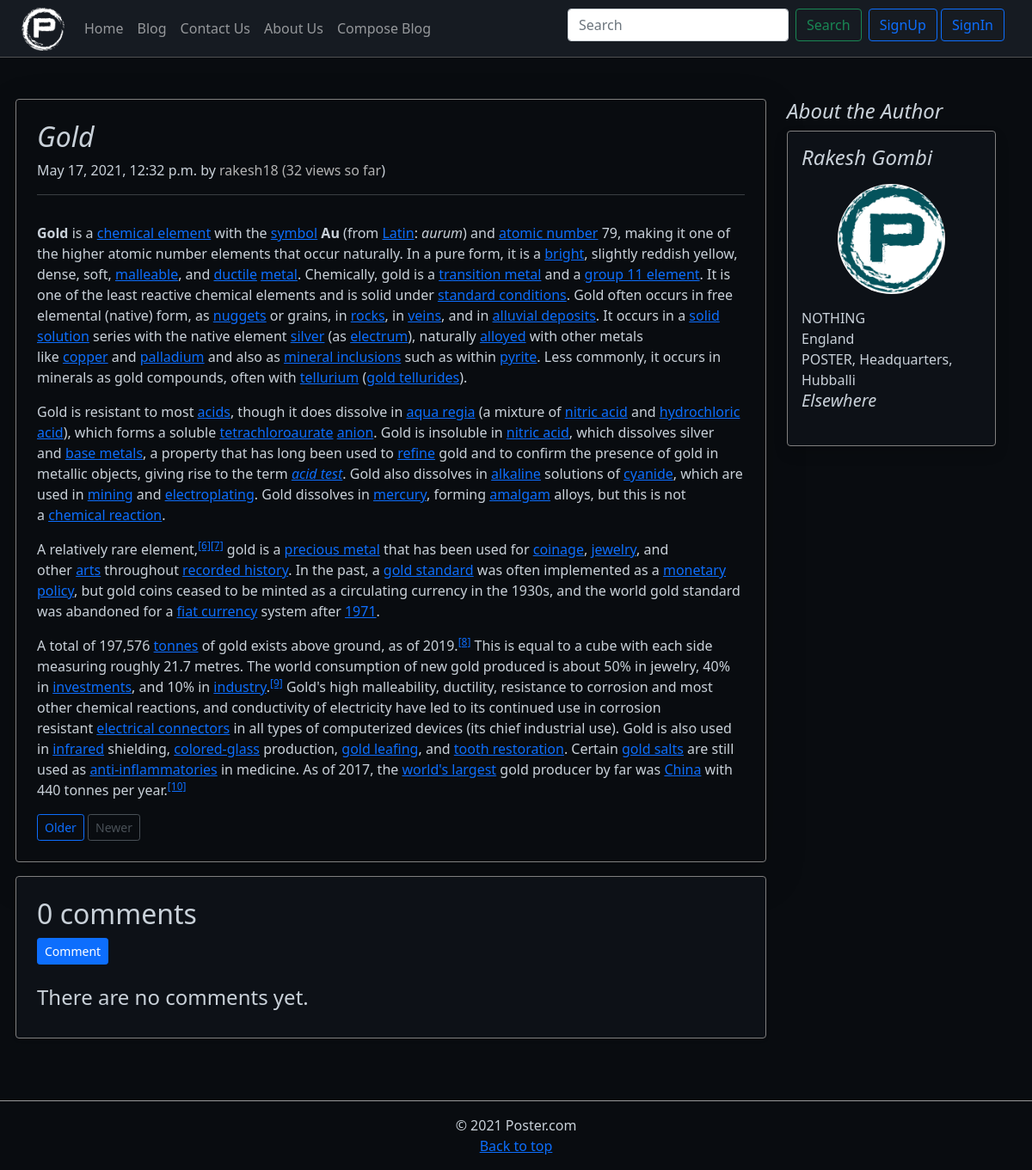
/blog/62-Gold/, run on the app's committed database.
### Blog/models.py (models this page shows, shortened)
class Post(models.Model):
    sno = models.AutoField(primary_key=True)
    category = models.CharField(max_length=50, default="")
    title = models.CharField(max_length=300, default="")
    author = models.CharField(max_length=255, default="")
    content = RichTextField(blank=True, null=True)
    slug = models.CharField(max_length=350)
    views = models.IntegerField(default=0)
    timestamp = models.DateTimeField(auto_now_add=True)

### Home/models.py (models this page shows, shortened)
class Profile(models.Model):
  user = models.OneToOneField(User, null=True, on_delete=models.CASCADE)
  bio = models.TextField()
  organisation = models.CharField(max_length=300, default="")
  country = models.CharField(max_length=50, default="")
  display_pic = models.FileField(upload_to="pic_folder")
  website = models.CharField(max_length=255, null=True, blank=True, default="")
  facebook = models.CharField(max_length=255, null=True, blank=True, default="")
  instagram = models.CharField(max_length=255, null=True, blank=True, default="")
  twitter = models.CharField(max_length=255, null=True, blank=True, default="")
  github = models.CharField(max_length=255, null=True, blank=True, default="")

### Blog/views.py (the view)
# urls.py: path('<str:slug>/', views.blogPost, name="BlogPost"),
def blogPost(request, slug):
    post = get_object_or_404(Post, slug=slug)
    post.views += 1
    post.save()
    author = User.objects.filter(username=post.author).first()
    print(author.email)
    comments = post.comments.filter(active=True, parent__isnull=True)
    if request.method == 'POST':
        comment_form = CommentForm(data=request.POST)
        if comment_form.is_valid():
            parent_obj = None
            try:
                parent_id = int(request.POST.get('parent_id'))
            except:
                parent_id = None
            if parent_id:
                parent_obj = Comment.objects.get(id=parent_id)
                reply = post.comments.filter(
                    id=parent_id, active=True, parent__isnull=False)
                print(reply)
                if parent_obj:
                    replay_comment = comment_form.save(commit=False)
                    replay_comment.parent = parent_obj
            new_comment = comment_form.save(commit=False)
            new_comment.post = post
            subject, from_email, to = f"New comment on your post {post.title}", 'rakeshgombi18@gmail.com', f'{author.email}'
            text_content = 'This is an important message.'
            html_content = f'''
             <div style="background: #eee; padding: 15px; margin: 0; display: inline-block; border-radius:10px ">
              <div class="container"
                style="padding: 10px; border-radius: 10px; background-color: rgb(255, 255, 255); display: inline-block; margin:0 auto">
                <h4>Hi {author.first_name} {author.last_name},</h4>
                <p><strong>{request.POST['name']}</strong> has just now commeted as <b>{request.POST['body']} </b> On your post
                  <strong>{post.title}</strong>
                </p>
                <p style="text-align: center;"><a href="http://127.0.0.1:8000/blog/61-Blog-Home/"
                    style="padding: 5px 10px; background: #ff7300; color: white; text-decoration: none; border-radius: 15px; display: inline-block; margin: 0 auto; text-align: center; font-size: large;"
                    target="_blank">Click to view</a></p>
                <p>Good luck! Have a nice day😊</p>
              </div>
              <p style="text-align: center; color: rgb(93, 93, 93);">Thank you for blogging with poster</p>
            </div>
            '''
            msg = EmailMultiAlternatives(
                subject, text_content, from_email, [to])
            msg.attach_alternative(html_content, "text/html")
            msg.send()
            new_comment.save()
            return redirect(request.META.get('HTTP_REFERER', 'redirect_if_referer_not_found'))
    else:
        comment_form = CommentForm()
    return render(request,
                  'blog/blogPost.html',
                  {'post': post,
                   'comments': comments,
                   'comment_form': comment_form,
                   'author': author
                   })

### Blog/forms.py
class CommentForm(forms.ModelForm):
    class Meta:
        model = Comment
        fields = ('name', 'email', 'body')

### templates/blog/blogPost.html (shortened to what this page needs)
{% extends 'base.html' %}
{% load crispy_forms_tags %}
{% load static %}
{% load humanize %}
{% block css %}
<link rel="stylesheet" href="{% static 'style/blogPost.css'%}">
<link rel="stylesheet" href="{% static 'prism/prism.css'%}">
{% endblock css %}
{% block body %}
<main class="bg-black0 text-light">
  <div class="container py-5 mx-auto">
    <div class="row g-5">
      <div class="col-md-9  border shadow-lg rounded py-4">
        <article class="blog-post control-img">
          <h2 class="fst-italic ">{{post.title}}</h2>
          <p class=" blog-post-meta">{{post.timestamp}} by <span class="text-muted">{{ post.author }} ({{post.views}}
              views so far</span>)</p>
          <hr class="m-0 p-0">
          <p class="pt-3 control-img text-sm-left text-light " style="max-width: 100%;">
            {{ post.content|safe }}
          </p>
        </article>
        <nav class="blog-pagination" aria-label="Pagination">
          <a class="btn btn-outline-primary btn-sm" href="#">Older</a>
          <a class="btn btn-outline-secondary disabled btn-sm" href="#" tabindex="-1" aria-disabled="true">Newer</a>
        </nav>
      </div>
      <div class="col-md-3">
        <div class="position-sticky" style="top: 2rem;">
          <h4 class="fst-italic">About the Author</h4>
          <div class="p-3 bg-black1 border rounded shadow popup">
            <h4 class="fst-italic mb-3">{{author.first_name}} {{author.last_name}}</h4>
            {% if author.profile.display_pic %}
            <img src="{{ author.profile.display_pic.url}}" width="400" height="400">
            {% else %}
            <img src="{% static 'logo/favicon.png' %}" class="" alt="...">
            {% endif %}
            <p class="mb-0 mt-3">{{author.profile.bio}}</p>
            <p class="mb-0">{{author.profile.country}}</p>
            <p class="mb-0">{{author.profile.organisation}}</p>
            <div class="">
              <h5 class="fst-italic">Elsewhere</h5>
              <p class="text-justify text-center m-0 p-0 py-2">
              </p>
            </div>
          </div>
        </div>
      </div>
      <div class="sol-lg-9 col-md-9 sol-sm-11 card mb-4 bg-black1 text-light border shadow-sm mt-3 ">
        <div class="col py-4">
          <h2>{{ comments.count }} comments</h2>
          <button type="button" class="btn btn-primary btn-sm" id="comment">Comment</button>
          {% for comment in comments %}
          <div class="comments border mt-2 rounded bg-black2 text-light" style="padding: 10px;">
            <p class="font-weight-bold">
              {{ comment.name }}
              <span class=" text-muted font-weight-normal">
                {{ comment.created_on |naturaltime }}
              </span>
            </p>
            <p class="font-weight-bold">
              {{ comment.body | linebreaks }}
            </p>
            <button type="button" class="btn btn-link text-light btn-sm" id="make-reply{{ comment.id }}">Reply</button>
            {% if comment.replies.count > 0 %}
            {% if comment.replies.count == 1 %}
            <button type="button" class="btn btn-link text-light btn-sm " id="show-reply{{ comment.id }}"> Show
              {{comment.replies.count}} Reply</button>
            {% else %}
            <button type="button" class="btn btn-link text-light btn-sm " id="show-reply{{ comment.id }}"> Show
              {{comment.replies.count}} Replies</button>
            {% endif %}
            {% endif %}
            <div class="col-md-9 my-4">
              <div class="card-body bg-black2 border" id="reply-form{{ comment.id }}">
                <h5>Reply for this comment</h5>
                <form method="post" style="margin-top: 1.3em;">
                  {{ comment_form.as_p }}
                  {% csrf_token %}
                  <input type="hidden" name="parent_id" value="{{ comment.id }}">
                  <input class="btn btn-outline-primary  btn-sm" type="submit" value="Reply">
                  <button type="button" class="btn btn-outline-primary btn-sm"
                    id="hide-reply{{ comment.id }}">Cancel</button>
                </form>
              </div>
            </div>
            <div class="container" id="reply-box{{ comment.id }}">
              {% for reply in comment.replies.all %}
              <div class="col mb-3">
                <p class="font-weight-bold mb-0">
                  {{ reply.name }}<span class=" text-muted font-weight-normal">
                    {{ reply.created_on|naturaltime }}
                  </span>
                </p>
                {{ reply.body }}
              </div>
              {% empty %}
              {% endfor %}
              <button type="button" class="btn text-light btn-link" id="hide-replies{{ comment.id }}">Hide all
                replies</button>
            </div>
          </div>
          {% empty %}
          <h4>There are no comments yet.</h4>
          {% endfor %}
        </div>
      </div>
    </div>
  </div>
</main>
{% endblock body %}

### static/style/blogPost.css (style rules this page uses)
.popup img { width: 60%; height: auto; margin: auto; display: block; border-radius: 50%; }

### data on the page
Post: title "Gold", timestamp "May 17, 2021, 12:32 p.m.", author "rakesh18", views "32", content "Gold is a chemical element with the symbol Au (from Latin : aurum ) and atomic number 79, making it one of the higher atomic number elements that occur naturally. In a pure form, it is a bright , slightly reddish yellow, dense, soft, malleable , and ductile metal . Chemically, gold is a transition metal and a group 11 element . It is one of the least reactive chemical elements and is solid under standard conditions . Gold often occurs in free elemental (native) form, as nuggets or grains, in rocks , in veins , and in alluvial deposits . It occurs in a solid solution series with the native element silver (as electrum ), naturally alloyed with other metals like copper and palladium and also…"

### other printed values
{{ author.first_name }} "Rakesh"
{{ author.last_name }} "Gombi"
{{ author.profile.bio }} "NOTHING"
{{ author.profile.country }} "England"
{{ author.profile.organisation }} "POSTER, Headquarters, Hubballi"
{{ comments.count }} "0"
